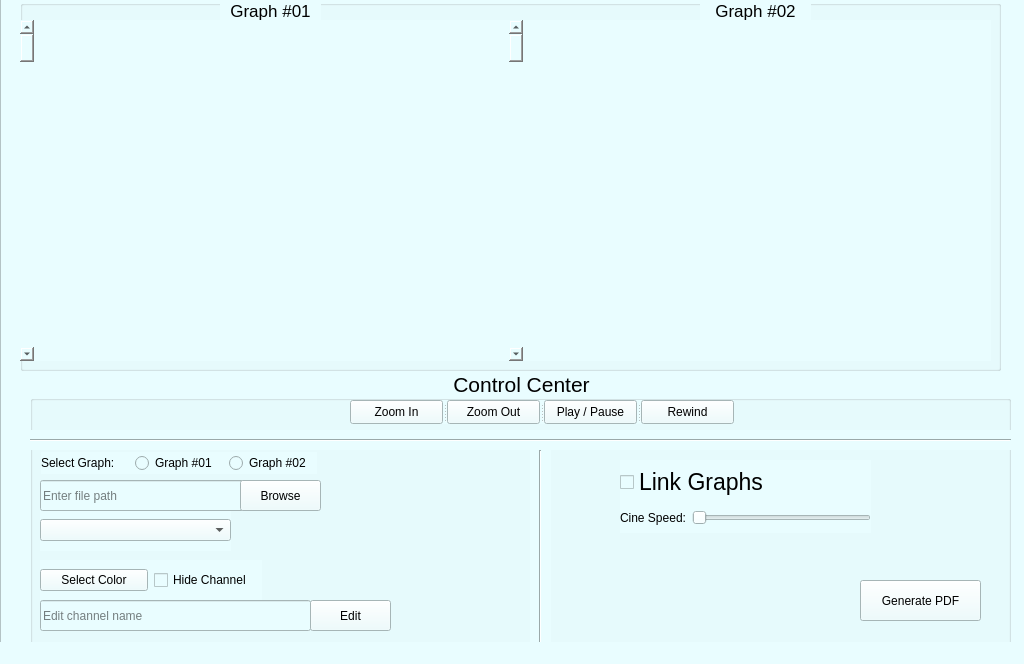
<?xml version="1.0" encoding="UTF-8"?>
<ui version="4.0">
 <class>MainWindow</class>
 <widget class="QMainWindow" name="MainWindow">
  <property name="geometry">
   <rect>
    <x>0</x>
    <y>0</y>
    <width>1024</width>
    <height>664</height>
   </rect>
  </property>
  <property name="windowTitle">
   <string>MainWindow</string>
  </property>
  <property name="styleSheet">
   <string notr="true">background-color:rgb(233, 253, 255)</string>
  </property>
  <widget class="QWidget" name="centralwidget">
   <property name="maximumSize">
    <size>
     <width>1022</width>
     <height>658</height>
    </size>
   </property>
   <widget class="QFrame" name="mainFrame">
    <property name="geometry">
     <rect>
      <x>0</x>
      <y>-40</y>
      <width>1031</width>
      <height>691</height>
     </rect>
    </property>
    <property name="sizePolicy">
     <sizepolicy hsizetype="Preferred" vsizetype="Preferred">
      <horstretch>0</horstretch>
      <verstretch>0</verstretch>
     </sizepolicy>
    </property>
    <property name="font">
     <font>
      <pointsize>16</pointsize>
     </font>
    </property>
    <property name="styleSheet">
     <string notr="true">background-color:rgb(233, 253, 255)</string>
    </property>
    <property name="frameShape">
     <enum>QFrame::StyledPanel</enum>
    </property>
    <property name="frameShadow">
     <enum>QFrame::Raised</enum>
    </property>
    <widget class="QGroupBox" name="controlCenterGpBox">
     <property name="geometry">
      <rect>
       <x>30</x>
       <y>410</y>
       <width>981</width>
       <height>291</height>
      </rect>
     </property>
     <property name="font">
      <font>
       <pointsize>16</pointsize>
       <bold>false</bold>
      </font>
     </property>
     <property name="title">
      <string>Control Center</string>
     </property>
     <property name="alignment">
      <set>Qt::AlignCenter</set>
     </property>
     <property name="checkable">
      <bool>false</bool>
     </property>
     <widget class="QWidget" name="layoutWidget">
      <property name="geometry">
       <rect>
        <x>10</x>
        <y>190</y>
        <width>222</width>
        <height>41</height>
       </rect>
      </property>
      <layout class="QHBoxLayout" name="horizontalLayout_3">
       <item>
        <widget class="QPushButton" name="selectChannelColorButton">
         <property name="text">
          <string>Select Color</string>
         </property>
        </widget>
       </item>
       <item>
        <widget class="QCheckBox" name="hideChannelCheckBox">
         <property name="text">
          <string>Hide Channel</string>
         </property>
        </widget>
       </item>
      </layout>
     </widget>
     <widget class="QWidget" name="layoutWidget_2">
      <property name="geometry">
       <rect>
        <x>10</x>
        <y>140</y>
        <width>191</width>
        <height>41</height>
       </rect>
      </property>
      <layout class="QHBoxLayout" name="horizontalLayout_6">
       <item>
        <widget class="QComboBox" name="channelsComboBox">
         <property name="currentText">
          <string/>
         </property>
         <property name="placeholderText">
          <string>Select Channel</string>
         </property>
        </widget>
       </item>
      </layout>
     </widget>
     <widget class="QWidget" name="layoutWidget">
      <property name="geometry">
       <rect>
        <x>11</x>
        <y>82</y>
        <width>276</width>
        <height>22</height>
       </rect>
      </property>
      <property name="font">
       <font>
        <pointsize>16</pointsize>
        <italic>false</italic>
        <bold>false</bold>
       </font>
      </property>
      <layout class="QHBoxLayout" name="horizontalLayout_5">
       <item>
        <widget class="QLabel" name="selectGraphLabel">
         <property name="text">
          <string>Select Graph:</string>
         </property>
        </widget>
       </item>
       <item>
        <widget class="QRadioButton" name="graph1Radio">
         <property name="text">
          <string>Graph #01</string>
         </property>
        </widget>
       </item>
       <item>
        <widget class="QRadioButton" name="graph2Radio">
         <property name="text">
          <string>Graph #02</string>
         </property>
        </widget>
       </item>
      </layout>
     </widget>
     <widget class="Line" name="line_2">
      <property name="geometry">
       <rect>
        <x>0</x>
        <y>60</y>
        <width>981</width>
        <height>20</height>
       </rect>
      </property>
      <property name="orientation">
       <enum>Qt::Horizontal</enum>
      </property>
     </widget>
     <widget class="QSplitter" name="splitter_4">
      <property name="geometry">
       <rect>
        <x>320</x>
        <y>30</y>
        <width>384</width>
        <height>24</height>
       </rect>
      </property>
      <property name="orientation">
       <enum>Qt::Horizontal</enum>
      </property>
      <widget class="QPushButton" name="zoomInButton">
       <property name="text">
        <string>Zoom In</string>
       </property>
      </widget>
      <widget class="QPushButton" name="zoomOutButton">
       <property name="text">
        <string>Zoom Out</string>
       </property>
      </widget>
      <widget class="QPushButton" name="play_pauseButton">
       <property name="text">
        <string>Play / Pause</string>
       </property>
      </widget>
      <widget class="QPushButton" name="rewindButton">
       <property name="text">
        <string>Rewind</string>
       </property>
      </widget>
     </widget>
     <widget class="QWidget" name="layoutWidget">
      <property name="geometry">
       <rect>
        <x>590</x>
        <y>90</y>
        <width>251</width>
        <height>73</height>
       </rect>
      </property>
      <layout class="QVBoxLayout" name="verticalLayout">
       <item>
        <widget class="QCheckBox" name="linkgraphsCheckbox">
         <property name="font">
          <font>
           <pointsize>17</pointsize>
           <italic>false</italic>
           <bold>false</bold>
          </font>
         </property>
         <property name="text">
          <string>Link Graphs</string>
         </property>
        </widget>
       </item>
       <item>
        <layout class="QHBoxLayout" name="horizontalLayout_2">
         <item>
          <widget class="QLabel" name="cineSpeedLabel">
           <property name="text">
            <string>Cine Speed:</string>
           </property>
          </widget>
         </item>
         <item>
          <widget class="QSlider" name="cineSpeedScoller">
           <property name="orientation">
            <enum>Qt::Horizontal</enum>
           </property>
          </widget>
         </item>
        </layout>
       </item>
      </layout>
     </widget>
     <widget class="QLineEdit" name="enterFilePathLineEdit">
      <property name="geometry">
       <rect>
        <x>10</x>
        <y>110</y>
        <width>271</width>
        <height>31</height>
       </rect>
      </property>
      <property name="readOnly">
       <bool>true</bool>
      </property>
      <property name="placeholderText">
       <string>Enter file path</string>
      </property>
     </widget>
     <widget class="QToolButton" name="browseButton">
      <property name="geometry">
       <rect>
        <x>210</x>
        <y>110</y>
        <width>81</width>
        <height>31</height>
       </rect>
      </property>
      <property name="text">
       <string>Browse</string>
      </property>
     </widget>
     <widget class="QLineEdit" name="editChannelNameLineEdit">
      <property name="geometry">
       <rect>
        <x>10</x>
        <y>230</y>
        <width>271</width>
        <height>31</height>
       </rect>
      </property>
      <property name="placeholderText">
       <string>Edit channel name</string>
      </property>
     </widget>
     <widget class="QToolButton" name="editChannelNameButton">
      <property name="geometry">
       <rect>
        <x>280</x>
        <y>230</y>
        <width>81</width>
        <height>31</height>
       </rect>
      </property>
      <property name="text">
       <string>Edit</string>
      </property>
     </widget>
     <widget class="Line" name="line">
      <property name="geometry">
       <rect>
        <x>500</x>
        <y>80</y>
        <width>21</width>
        <height>221</height>
       </rect>
      </property>
      <property name="font">
       <font>
        <pointsize>9</pointsize>
        <bold>false</bold>
       </font>
      </property>
      <property name="orientation">
       <enum>Qt::Vertical</enum>
      </property>
     </widget>
     <widget class="QPushButton" name="pdfButton">
      <property name="geometry">
       <rect>
        <x>830</x>
        <y>210</y>
        <width>121</width>
        <height>41</height>
       </rect>
      </property>
      <property name="text">
       <string>Generate PDF</string>
      </property>
     </widget>
    </widget>
    <widget class="QGroupBox" name="groupBox_2">
     <property name="geometry">
      <rect>
       <x>20</x>
       <y>40</y>
       <width>981</width>
       <height>371</height>
      </rect>
     </property>
     <property name="title">
      <string/>
     </property>
     <widget class="QWidget" name="layoutWidget">
      <property name="geometry">
       <rect>
        <x>0</x>
        <y>20</y>
        <width>971</width>
        <height>341</height>
       </rect>
      </property>
      <layout class="QHBoxLayout" name="graphsLayout">
       <item>
        <widget class="QScrollBar" name="verticalScrollBar_graph1">
         <property name="styleSheet">
          <string notr="true"/>
         </property>
         <property name="orientation">
          <enum>Qt::Vertical</enum>
         </property>
        </widget>
       </item>
       <item>
        <layout class="QVBoxLayout" name="graph1Layout">
         <item>
          <widget class="QWidget" name="widget" native="true"/>
         </item>
        </layout>
       </item>
       <item>
        <widget class="QScrollBar" name="verticalScrollBar_graph2">
         <property name="orientation">
          <enum>Qt::Vertical</enum>
         </property>
        </widget>
       </item>
       <item>
        <layout class="QVBoxLayout" name="graph2Layout">
         <item>
          <widget class="QWidget" name="widget_2" native="true"/>
         </item>
        </layout>
       </item>
      </layout>
     </widget>
     <widget class="QLabel" name="graph1Label">
      <property name="geometry">
       <rect>
        <x>200</x>
        <y>0</y>
        <width>101</width>
        <height>21</height>
       </rect>
      </property>
      <property name="font">
       <font>
        <pointsize>13</pointsize>
       </font>
      </property>
      <property name="text">
       <string>Graph #01</string>
      </property>
      <property name="alignment">
       <set>Qt::AlignCenter</set>
      </property>
     </widget>
     <widget class="QLabel" name="graph2Label">
      <property name="geometry">
       <rect>
        <x>680</x>
        <y>0</y>
        <width>111</width>
        <height>21</height>
       </rect>
      </property>
      <property name="font">
       <font>
        <pointsize>13</pointsize>
       </font>
      </property>
      <property name="text">
       <string>Graph #02</string>
      </property>
      <property name="alignment">
       <set>Qt::AlignCenter</set>
      </property>
     </widget>
    </widget>
   </widget>
  </widget>
  <widget class="QStatusBar" name="statusbar"/>
  <action name="actionSave">
   <property name="text">
    <string>Save</string>
   </property>
  </action>
  <action name="actionSaveA">
   <property name="text">
    <string>Save As..</string>
   </property>
  </action>
  <action name="actionExit">
   <property name="text">
    <string>Exit</string>
   </property>
  </action>
  <action name="actionSave_As_PDF">
   <property name="text">
    <string>Save As PDF..</string>
   </property>
  </action>
 </widget>
 <resources/>
 <connections/>
</ui>
